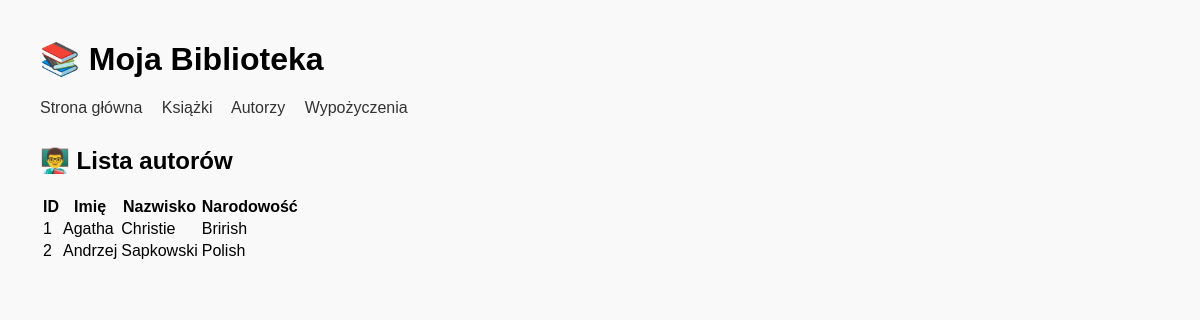
Page /authors on the earlier database version.
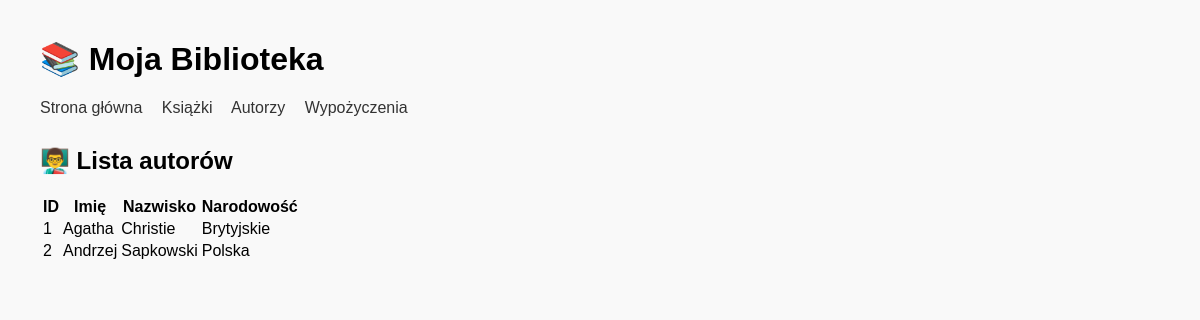
Same page on the later database version.
### app/models.py (models this page shows, shortened)
class Author(db.Model):
    __tablename__ = "authors"
    id = db.Column(db.Integer, primary_key=True)
    name = db.Column(db.String(100), nullable=False)
    surname = db.Column(db.String(100), nullable=False)
    nationality = db.Column(db.String(100))
    books = db.relationship("Book", backref="author", lazy="dynamic")

### app/routes.py (the view)
@app.route("/authors", strict_slashes=False)
def authors():
    all_authors = Author.query.all()
    return render_template("authors.html", authors=all_authors)

### app/templates/authors.html (shortened to what this page needs)
{% extends "base.html" %}
{% block content %}
    <h2>👨‍🏫 Lista autorów</h2>
    <table>
        <tr>
            <th>ID</th>
            <th>Imię</th>
            <th>Nazwisko</th>
            <th>Narodowość</th>
        </tr>
        {% for author in authors %}
        <tr>
            <td>{{ author.id }}</td>
            <td>{{ author.name }}</td>
            <td>{{ author.surname }}</td>
            <td>{{ author.nationality or "—" }}</td>
        </tr>
        {% endfor %}
    </table>
{% endblock %}

### app/templates/base.html (shortened to what this page needs)
<!DOCTYPE html>
<html lang="pl">
<head>
</head>
<body>
    <header>
        <h1>📚 Moja Biblioteka</h1>
        <nav>
            <a href="/">Strona główna</a>
            <a href="/books">Książki</a>
            <a href="/authors">Autorzy</a>
            <a href="/borrowings">Wypożyczenia</a>
        </nav>
    </header>
    {% block content %}
    {% endblock %}
</body>
</html>

### app/templates/base.html (style rules this page uses)
body { font-family: Arial, sans-serif; margin: 40px; background-color: #f9f9f9; }
header { margin-bottom: 30px; }
nav a { margin-right: 15px; text-decoration: none; color: #333; }

Differences in the rows shown:
changed Author "Agatha": nationality "Brirish" → "Brytyjskie"
changed Author "Andrzej": nationality "Polish" → "Polska"
